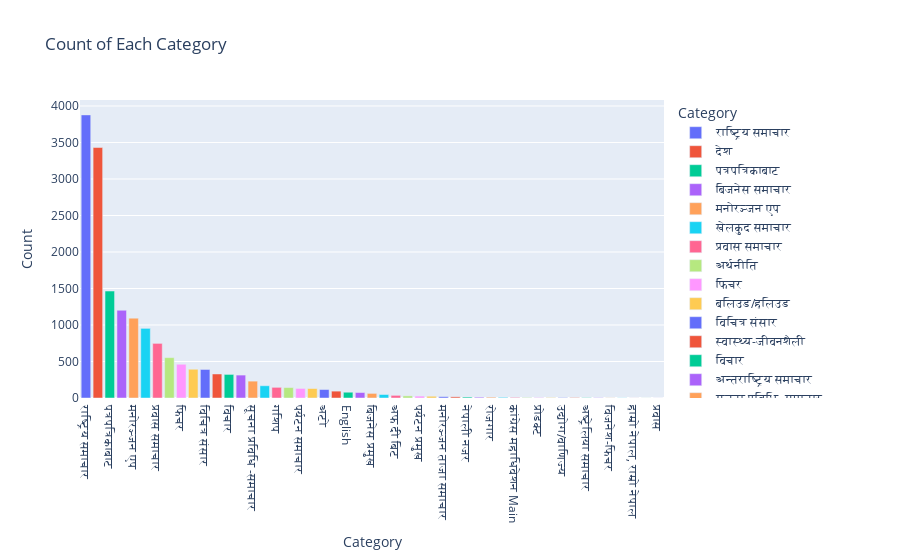

The code cell stored with this chart in its notebook:
### Markdown cell above
**Visaulize total category distribution:**

### Code cell
df_count = df['Category'].value_counts().reset_index()

df_count.columns = ['Category', 'Count']

# Now we can create a bar plot with Plotly
fig = px.bar(df_count, x='Category', y='Count', title='Count of Each Category',color='Category')

# Display the figure
fig.show()

### Figure 1 — Plotly figure (JSON) as saved in the notebook; plotly's stock layout.template omitted (floating-point values rounded to 4 significant figures)
{"data": [{"alignmentgroup": "True", "hovertemplate": "Category=%{x}<br>Count=%{y}<extra></extra>", "legendgroup": "राष्ट्रिय समाचार", "marker": {"color": "#636efa", "pattern": {"shape": ""}}, "name": "राष्ट्रिय समाचार", "offsetgroup": "राष्ट्रिय समाचार", "orientation": "v", "showlegend": true, "textposition": "auto", "type": "bar", "x": ["राष्ट्रिय समाचार"], "xaxis": "x", "y": [3878], "yaxis": "y"}, {"alignmentgroup": "True", "hovertemplate": "Category=%{x}<br>Count=%{y}<extra></extra>", "legendgroup": "देश", "marker": {"color": "#EF553B", "pattern": {"shape": ""}}, "name": "देश", "offsetgroup": "देश", "orientation": "v", "showlegend": true, "textposition": "auto", "type": "bar", "x": ["देश"], "xaxis": "x", "y": [3431], "yaxis": "y"}, {"alignmentgroup": "True", "hovertemplate": "Category=%{x}<br>Count=%{y}<extra></extra>", "legendgroup": "पत्रपत्रिकाबाट", "marker": {"color": "#00cc96", "pattern": {"shape": ""}}, "name": "पत्रपत्रिकाबाट", "offsetgroup": "पत्रपत्रिकाबाट", "orientation": "v", "showlegend": true, "textposition": "auto", "type": "bar", "x": ["पत्रपत्रिकाबाट"], "xaxis": "x", "y": [1465], "yaxis": "y"}, {"alignmentgroup": "True", "hovertemplate": "Category=%{x}<br>Count=%{y}<extra></extra>", "legendgroup": "बिजनेस समाचार", "marker": {"color": "#ab63fa", "pattern": {"shape": ""}}, "name": "बिजनेस समाचार", "offsetgroup": "बिजनेस समाचार", "orientation": "v", "showlegend": true, "textposition": "auto", "type": "bar", "x": ["बिजनेस समाचार"], "xaxis": "x", "y": [1202], "yaxis": "y"}, {"alignmentgroup": "True", "hovertemplate": "Category=%{x}<br>Count=%{y}<extra></extra>", "legendgroup": "मनोरञ्जन एप", "marker": {"color": "#FFA15A", "pattern": {"shape": ""}}, "name": "मनोरञ्जन एप", "offsetgroup": "मनोरञ्जन एप", "orientation": "v", "showlegend": true, "textposition": "auto", "type": "bar", "x": ["मनोरञ्जन एप"], "xaxis": "x", "y": [1093], "yaxis": "y"}, {"alignmentgroup": "True", "hovertemplate": "Category=%{x}<br>Count=%{y}<extra></extra>", "legendgroup": "खेलकुद समाचार", "marker": {"color": "#19d3f3", "pattern": {"shape": ""}}, "name": "खेलकुद समाचार", "offsetgroup": "खेलकुद समाचार", "orientation": "v", "showlegend": true, "textposition": "auto", "type": "bar", "x": ["खेलकुद समाचार"], "xaxis": "x", "y": [954], "yaxis": "y"}, {"alignmentgroup": "True", "hovertemplate": "Category=%{x}<br>Count=%{y}<extra></extra>", "legendgroup": "प्रवास समाचार", "marker": {"color": "#FF6692", "pattern": {"shape": ""}}, "name": "प्रवास समाचार", "offsetgroup": "प्रवास समाचार", "orientation": "v", "showlegend": true, "textposition": "auto", "type": "bar", "x": ["प्रवास समाचार"], "xaxis": "x", "y": [748], "yaxis": "y"}, {"alignmentgroup": "True", "hovertemplate": "Category=%{x}<br>Count=%{y}<extra></extra>", "legendgroup": "अर्थनीति", "marker": {"color": "#B6E880", "pattern": {"shape": ""}}, "name": "अर्थनीति", "offsetgroup": "अर्थनीति", "orientation": "v", "showlegend": true, "textposition": "auto", "type": "bar", "x": ["अर्थनीति"], "xaxis": "x", "y": [553], "yaxis": "y"}, {"alignmentgroup": "True", "hovertemplate": "Category=%{x}<br>Count=%{y}<extra></extra>", "legendgroup": "फिचर", "marker": {"color": "#FF97FF", "pattern": {"shape": ""}}, "name": "फिचर", "offsetgroup": "फिचर", "orientation": "v", "showlegend": true, "textposition": "auto", "type": "bar", "x": ["फिचर"], "xaxis": "x", "y": [462], "yaxis": "y"}, {"alignmentgroup": "True", "hovertemplate": "Category=%{x}<br>Count=%{y}<extra></extra>", "legendgroup": "बलिउड/हलिउड", "marker": {"color": "#FECB52", "pattern": {"shape": ""}}, "name": "बलिउड/हलिउड", "offsetgroup": "बलिउड/हलिउड", "orientation": "v", "showlegend": true, "textposition": "auto", "type": "bar", "x": ["बलिउड/हलिउड"], "xaxis": "x", "y": [394], "yaxis": "y"}, {"alignmentgroup": "True", "hovertemplate": "Category=%{x}<br>Count=%{y}<extra></extra>", "legendgroup": "विचित्र संसार", "marker": {"color": "#636efa", "pattern": {"shape": ""}}, "name": "विचित्र संसार", "offsetgroup": "विचित्र संसार", "orientation": "v", "showlegend": true, "textposition": "auto", "type": "bar", "x": ["विचित्र संसार"], "xaxis": "x", "y": [391], "yaxis": "y"}, {"alignmentgroup": "True", "hovertemplate": "Category=%{x}<br>Count=%{y}<extra></extra>", "legendgroup": "स्वास्थ्य-जीवनशैली", "marker": {"color": "#EF553B", "pattern": {"shape": ""}}, "name": "स्वास्थ्य-जीवनशैली", "offsetgroup": "स्वास्थ्य-जीवनशैली", "orientation": "v", "showlegend": true, "textposition": "auto", "type": "bar", "x": ["स्वास्थ्य-जीवनशैली"], "xaxis": "x", "y": [329], "yaxis": "y"}, {"alignmentgroup": "True", "hovertemplate": "Category=%{x}<br>Count=%{y}<extra></extra>", "legendgroup": "विचार", "marker": {"color": "#00cc96", "pattern": {"shape": ""}}, "name": "विचार", "offsetgroup": "विचार", "orientation": "v", "showlegend": true, "textposition": "auto", "type": "bar", "x": ["विचार"], "xaxis": "x", "y": [323], "yaxis": "y"}, {"alignmentgroup": "True", "hovertemplate": "Category=%{x}<br>Count=%{y}<extra></extra>", "legendgroup": "अन्तराष्ट्रिय समाचार", "marker": {"color": "#ab63fa", "pattern": {"shape": ""}}, "name": "अन्तराष्ट्रिय समाचार", "offsetgroup": "अन्तराष्ट्रिय समाचार", "orientation": "v", "showlegend": true, "textposition": "auto", "type": "bar", "x": ["अन्तराष्ट्रिय समाचार"], "xaxis": "x", "y": [314], "yaxis": "y"}, {"alignmentgroup": "True", "hovertemplate": "Category=%{x}<br>Count=%{y}<extra></extra>", "legendgroup": "सूचना प्रविधि -समाचार", "marker": {"color": "#FFA15A", "pattern": {"shape": ""}}, "name": "सूचना प्रविधि -समाचार", "offsetgroup": "सूचना प्रविधि -समाचार", "orientation": "v", "showlegend": true, "textposition": "auto", "type": "bar", "x": ["सूचना प्रविधि -समाचार"], "xaxis": "x", "y": [231], "yaxis": "y"}, {"alignmentgroup": "True", "hovertemplate": "Category=%{x}<br>Count=%{y}<extra></extra>", "legendgroup": "साहित्य", "marker": {"color": "#19d3f3", "pattern": {"shape": ""}}, "name": "साहित्य", "offsetgroup": "साहित्य", "orientation": "v", "showlegend": true, "textposition": "auto", "type": "bar", "x": ["साहित्य"], "xaxis": "x", "y": [168], "yaxis": "y"}, {"alignmentgroup": "True", "hovertemplate": "Category=%{x}<br>Count=%{y}<extra></extra>", "legendgroup": "गशिप", "marker": {"color": "#FF6692", "pattern": {"shape": ""}}, "name": "गशिप", "offsetgroup": "गशिप", "orientation": "v", "showlegend": true, "textposition": "auto", "type": "bar", "x": ["गशिप"], "xaxis": "x", "y": [146], "yaxis": "y"}, {"alignmentgroup": "True", "hovertemplate": "Category=%{x}<br>Count=%{y}<extra></extra>", "legendgroup": "तस्वीर संग्रह", "marker": {"color": "#B6E880", "pattern": {"shape": ""}}, "name": "तस्वीर संग्रह", "offsetgroup": "तस्वीर संग्रह", "orientation": "v", "showlegend": true, "textposition": "auto", "type": "bar", "x": ["तस्वीर संग्रह"], "xaxis": "x", "y": [143], "yaxis": "y"}, {"alignmentgroup": "True", "hovertemplate": "Category=%{x}<br>Count=%{y}<extra></extra>", "legendgroup": "पर्यटन समाचार", "marker": {"color": "#FF97FF", "pattern": {"shape": ""}}, "name": "पर्यटन समाचार", "offsetgroup": "पर्यटन समाचार", "orientation": "v", "showlegend": true, "textposition": "auto", "type": "bar", "x": ["पर्यटन समाचार"], "xaxis": "x", "y": [131], "yaxis": "y"}, {"alignmentgroup": "True", "hovertemplate": "Category=%{x}<br>Count=%{y}<extra></extra>", "legendgroup": "समाचार", "marker": {"color": "#FECB52", "pattern": {"shape": ""}}, "name": "समाचार", "offsetgroup": "समाचार", "orientation": "v", "showlegend": true, "textposition": "auto", "type": "bar", "x": ["समाचार"], "xaxis": "x", "y": [130], "yaxis": "y"}, {"alignmentgroup": "True", "hovertemplate": "Category=%{x}<br>Count=%{y}<extra></extra>", "legendgroup": "अटो", "marker": {"color": "#636efa", "pattern": {"shape": ""}}, "name": "अटो", "offsetgroup": "अटो", "orientation": "v", "showlegend": true, "textposition": "auto", "type": "bar", "x": ["अटो"], "xaxis": "x", "y": [116], "yaxis": "y"}, {"alignmentgroup": "True", "hovertemplate": "Category=%{x}<br>Count=%{y}<extra></extra>", "legendgroup": "अन्तर्वार्ता", "marker": {"color": "#EF553B", "pattern": {"shape": ""}}, "name": "अन्तर्वार्ता", "offsetgroup": "अन्तर्वार्ता", "orientation": "v", "showlegend": true, "textposition": "auto", "type": "bar", "x": ["अन्तर्वार्ता"], "xaxis": "x", "y": [94], "yaxis": "y"}, {"alignmentgroup": "True", "hovertemplate": "Category=%{x}<br>Count=%{y}<extra></extra>", "legendgroup": "English", "marker": {"color": "#00cc96", "pattern": {"shape": ""}}, "name": "English", "offsetgroup": "English", "orientation": "v", "showlegend": true, "textposition": "auto", "type": "bar", "x": ["English"], "xaxis": "x", "y": [79], "yaxis": "y"}, {"alignmentgroup": "True", "hovertemplate": "Category=%{x}<br>Count=%{y}<extra></extra>", "legendgroup": "ब्लोअप", "marker": {"color": "#ab63fa", "pattern": {"shape": ""}}, "name": "ब्लोअप", "offsetgroup": "ब्लोअप", "orientation": "v", "showlegend": true, "textposition": "auto", "type": "bar", "x": ["ब्लोअप"], "xaxis": "x", "y": [75], "yaxis": "y"}, {"alignmentgroup": "True", "hovertemplate": "Category=%{x}<br>Count=%{y}<extra></extra>", "legendgroup": "बिजनेस प्रमुख", "marker": {"color": "#FFA15A", "pattern": {"shape": ""}}, "name": "बिजनेस प्रमुख", "offsetgroup": "बिजनेस प्रमुख", "orientation": "v", "showlegend": true, "textposition": "auto", "type": "bar", "x": ["बिजनेस प्रमुख"], "xaxis": "x", "y": [63], "yaxis": "y"}, {"alignmentgroup": "True", "hovertemplate": "Category=%{x}<br>Count=%{y}<extra></extra>", "legendgroup": "नेपाली कांग्रेसको १३ औं महाधिवेशन", "marker": {"color": "#19d3f3", "pattern": {"shape": ""}}, "name": "नेपाली कांग्रेसको १३ औं महाधिवेशन", "offsetgroup": "नेपाली कांग्रेसको १३ औं महाधिवेशन", "orientation": "v", "showlegend": true, "textposition": "auto", "type": "bar", "x": ["नेपाली कांग्रेसको १३ औं महाधिवेशन"], "xaxis": "x", "y": [48], "yaxis": "y"}, {"alignmentgroup": "True", "hovertemplate": "Category=%{x}<br>Count=%{y}<extra></extra>", "legendgroup": "अफ दी बिट", "marker": {"color": "#FF6692", "pattern": {"shape": ""}}, "name": "अफ दी बिट", "offsetgroup": "अफ दी बिट", "orientation": "v", "showlegend": true, "textposition": "auto", "type": "bar", "x": ["अफ दी बिट"], "xaxis": "x", "y": [36], "yaxis": "y"}, {"alignmentgroup": "True", "hovertemplate": "Category=%{x}<br>Count=%{y}<extra></extra>", "legendgroup": "प्लयेर्स टु वाच", "marker": {"color": "#B6E880", "pattern": {"shape": ""}}, "name": "प्लयेर्स टु वाच", "offsetgroup": "प्लयेर्स टु वाच", "orientation": "v", "showlegend": true, "textposition": "auto", "type": "bar", "x": ["प्लयेर्स टु वाच"], "xaxis": "x", "y": [29], "yaxis": "y"}, {"alignmentgroup": "True", "hovertemplate": "Category=%{x}<br>Count=%{y}<extra></extra>", "legendgroup": "पर्यटन प्रमुख", "marker": {"color": "#FF97FF", "pattern": {"shape": ""}}, "name": "पर्यटन प्रमुख", "offsetgroup": "पर्यटन प्रमुख", "orientation": "v", "showlegend": true, "textposition": "auto", "type": "bar", "x": ["पर्यटन प्रमुख"], "xaxis": "x", "y": [26], "yaxis": "y"}, {"alignmentgroup": "True", "hovertemplate": "Category=%{x}<br>Count=%{y}<extra></extra>", "legendgroup": "उर्जा", "marker": {"color": "#FECB52", "pattern": {"shape": ""}}, "name": "उर्जा", "offsetgroup": "उर्जा", "orientation": "v", "showlegend": true, "textposition": "auto", "type": "bar", "x": ["उर्जा"], "xaxis": "x", "y": [24], "yaxis": "y"}, {"alignmentgroup": "True", "hovertemplate": "Category=%{x}<br>Count=%{y}<extra></extra>", "legendgroup": "मनोरञ्जन ताजा समाचार", "marker": {"color": "#636efa", "pattern": {"shape": ""}}, "name": "मनोरञ्जन ताजा समाचार", "offsetgroup": "मनोरञ्जन ताजा समाचार", "orientation": "v", "showlegend": true, "textposition": "auto", "type": "bar", "x": ["मनोरञ्जन ताजा समाचार"], "xaxis": "x", "y": [18], "yaxis": "y"}, {"alignmentgroup": "True", "hovertemplate": "Category=%{x}<br>Count=%{y}<extra></extra>", "legendgroup": "मनोरन्जन समाचार होम", "marker": {"color": "#EF553B", "pattern": {"shape": ""}}, "name": "मनोरन्जन समाचार होम", "offsetgroup": "मनोरन्जन समाचार होम", "orientation": "v", "showlegend": true, "textposition": "auto", "type": "bar", "x": ["मनोरन्जन समाचार होम"], "xaxis": "x", "y": [16], "yaxis": "y"}, {"alignmentgroup": "True", "hovertemplate": "Category=%{x}<br>Count=%{y}<extra></extra>", "legendgroup": "नेपाली नजर", "marker": {"color": "#00cc96", "pattern": {"shape": ""}}, "name": "नेपाली नजर", "offsetgroup": "नेपाली नजर", "orientation": "v", "showlegend": true, "textposition": "auto", "type": "bar", "x": ["नेपाली नजर"], "xaxis": "x", "y": [13], "yaxis": "y"}, {"alignmentgroup": "True", "hovertemplate": "Category=%{x}<br>Count=%{y}<extra></extra>", "legendgroup": "प्रवास प्रमुख", "marker": {"color": "#ab63fa", "pattern": {"shape": ""}}, "name": "प्रवास प्रमुख", "offsetgroup": "प्रवास प्रमुख", "orientation": "v", "showlegend": true, "textposition": "auto", "type": "bar", "x": ["प्रवास प्रमुख"], "xaxis": "x", "y": [11], "yaxis": "y"}, {"alignmentgroup": "True", "hovertemplate": "Category=%{x}<br>Count=%{y}<extra></extra>", "legendgroup": "रोजगार", "marker": {"color": "#FFA15A", "pattern": {"shape": ""}}, "name": "रोजगार", "offsetgroup": "रोजगार", "orientation": "v", "showlegend": true, "textposition": "auto", "type": "bar", "x": ["रोजगार"], "xaxis": "x", "y": [11], "yaxis": "y"}, {"alignmentgroup": "True", "hovertemplate": "Category=%{x}<br>Count=%{y}<extra></extra>", "legendgroup": "अर्थ-वार्ता", "marker": {"color": "#19d3f3", "pattern": {"shape": ""}}, "name": "अर्थ-वार्ता", "offsetgroup": "अर्थ-वार्ता", "orientation": "v", "showlegend": true, "textposition": "auto", "type": "bar", "x": ["अर्थ-वार्ता"], "xaxis": "x", "y": [9], "yaxis": "y"}, {"alignmentgroup": "True", "hovertemplate": "Category=%{x}<br>Count=%{y}<extra></extra>", "legendgroup": "कांग्रेस महाधिवेशन Main", "marker": {"color": "#FF6692", "pattern": {"shape": ""}}, "name": "कांग्रेस महाधिवेशन Main", "offsetgroup": "कांग्रेस महाधिवेशन Main", "orientation": "v", "showlegend": true, "textposition": "auto", "type": "bar", "x": ["कांग्रेस महाधिवेशन Main"], "xaxis": "x", "y": [8], "yaxis": "y"}, {"alignmentgroup": "True", "hovertemplate": "Category=%{x}<br>Count=%{y}<extra></extra>", "legendgroup": "विजनेश होम हाइलाइट", "marker": {"color": "#B6E880", "pattern": {"shape": ""}}, "name": "विजनेश होम हाइलाइट", "offsetgroup": "विजनेश होम हाइलाइट", "orientation": "v", "showlegend": true, "textposition": "auto", "type": "bar", "x": ["विजनेश होम हाइलाइट"], "xaxis": "x", "y": [6], "yaxis": "y"}, {"alignmentgroup": "True", "hovertemplate": "Category=%{x}<br>Count=%{y}<extra></extra>", "legendgroup": "प्रोडक्ट", "marker": {"color": "#FF97FF", "pattern": {"shape": ""}}, "name": "प्रोडक्ट", "offsetgroup": "प्रोडक्ट", "orientation": "v", "showlegend": true, "textposition": "auto", "type": "bar", "x": ["प्रोडक्ट"], "xaxis": "x", "y": [6], "yaxis": "y"}, {"alignmentgroup": "True", "hovertemplate": "Category=%{x}<br>Count=%{y}<extra></extra>", "legendgroup": "पर्यटन", "marker": {"color": "#FECB52", "pattern": {"shape": ""}}, "name": "पर्यटन", "offsetgroup": "पर्यटन", "orientation": "v", "showlegend": true, "textposition": "auto", "type": "bar", "x": ["पर्यटन"], "xaxis": "x", "y": [5], "yaxis": "y"}, {"alignmentgroup": "True", "hovertemplate": "Category=%{x}<br>Count=%{y}<extra></extra>", "legendgroup": "उद्योग/वाणिज्य", "marker": {"color": "#636efa", "pattern": {"shape": ""}}, "name": "उद्योग/वाणिज्य", "offsetgroup": "उद्योग/वाणिज्य", "orientation": "v", "showlegend": true, "textposition": "auto", "type": "bar", "x": ["उद्योग/वाणिज्य"], "xaxis": "x", "y": [5], "yaxis": "y"}, {"alignmentgroup": "True", "hovertemplate": "Category=%{x}<br>Count=%{y}<extra></extra>", "legendgroup": "जनमत", "marker": {"color": "#EF553B", "pattern": {"shape": ""}}, "name": "जनमत", "offsetgroup": "जनमत", "orientation": "v", "showlegend": true, "textposition": "auto", "type": "bar", "x": ["जनमत"], "xaxis": "x", "y": [5], "yaxis": "y"}, {"alignmentgroup": "True", "hovertemplate": "Category=%{x}<br>Count=%{y}<extra></extra>", "legendgroup": "अष्ट्रेलिया समाचार", "marker": {"color": "#00cc96", "pattern": {"shape": ""}}, "name": "अष्ट्रेलिया समाचार", "offsetgroup": "अष्ट्रेलिया समाचार", "orientation": "v", "showlegend": true, "textposition": "auto", "type": "bar", "x": ["अष्ट्रेलिया समाचार"], "xaxis": "x", "y": [4], "yaxis": "y"}, {"alignmentgroup": "True", "hovertemplate": "Category=%{x}<br>Count=%{y}<extra></extra>", "legendgroup": "बैंक-वित्त प्रमुख", "marker": {"color": "#ab63fa", "pattern": {"shape": ""}}, "name": "बैंक-वित्त प्रमुख", "offsetgroup": "बैंक-वित्त प्रमुख", "orientation": "v", "showlegend": true, "textposition": "auto", "type": "bar", "x": ["बैंक-वित्त प्रमुख"], "xaxis": "x", "y": [4], "yaxis": "y"}, {"alignmentgroup": "True", "hovertemplate": "Category=%{x}<br>Count=%{y}<extra></extra>", "legendgroup": "विजनेश-फिचर", "marker": {"color": "#FFA15A", "pattern": {"shape": ""}}, "name": "विजनेश-फिचर", "offsetgroup": "विजनेश-फिचर", "orientation": "v", "showlegend": true, "textposition": "auto", "type": "bar", "x": ["विजनेश-फिचर"], "xaxis": "x", "y": [2], "yaxis": "y"}, {"alignmentgroup": "True", "hovertemplate": "Category=%{x}<br>Count=%{y}<extra></extra>", "legendgroup": "फ्रेस फेस", "marker": {"color": "#19d3f3", "pattern": {"shape": ""}}, "name": "फ्रेस फेस", "offsetgroup": "फ्रेस फेस", "orientation": "v", "showlegend": true, "textposition": "auto", "type": "bar", "x": ["फ्रेस फेस"], "xaxis": "x", "y": [2], "yaxis": "y"}, {"alignmentgroup": "True", "hovertemplate": "Category=%{x}<br>Count=%{y}<extra></extra>", "legendgroup": "हाम्रो नेपाल, राम्रो नेपाल", "marker": {"color": "#FF6692", "pattern": {"shape": ""}}, "name": "हाम्रो नेपाल, राम्रो नेपाल", "offsetgroup": "हाम्रो नेपाल, राम्रो नेपाल", "orientation": "v", "showlegend": true, "textposition": "auto", "type": "bar", "x": ["हाम्रो नेपाल, राम्रो नेपाल"], "xaxis": "x", "y": [1], "yaxis": "y"}, {"alignmentgroup": "True", "hovertemplate": "Category=%{x}<br>Count=%{y}<extra></extra>", "legendgroup": "बैंक-वित्त समाचार", "marker": {"color": "#B6E880", "pattern": {"shape": ""}}, "name": "बैंक-वित्त समाचार", "offsetgroup": "बैंक-वित्त समाचार", "orientation": "v", "showlegend": true, "textposition": "auto", "type": "bar", "x": ["बैंक-वित्त समाचार"], "xaxis": "x", "y": [1], "yaxis": "y"}, {"alignmentgroup": "True", "hovertemplate": "Category=%{x}<br>Count=%{y}<extra></extra>", "legendgroup": "प्रवास", "marker": {"color": "#FF97FF", "pattern": {"shape": ""}}, "name": "प्रवास", "offsetgroup": "प्रवास", "orientation": "v", "showlegend": true, "textposition": "auto", "type": "bar", "x": ["प्रवास"], "xaxis": "x", "y": [1], "yaxis": "y"}], "layout": {"barmode": "relative", "legend": {"title": {"text": "Category"}, "tracegroupgap": 0}, "title": {"text": "Count of Each Category"}, "xaxis": {"anchor": "y", "categoryarray": ["राष्ट्रिय समाचार", "देश", "पत्रपत्रिकाबाट", "बिजनेस समाचार", "मनोरञ्जन एप", "खेलकुद समाचार", "प्रवास समाचार", "अर्थनीति", "फिचर", "बलिउड/हलिउड", "विचित्र संसार", "स्वास्थ्य-जीवनशैली", "विचार", "अन्तराष्ट्रिय समाचार", "सूचना प्रविधि -समाचार", "साहित्य", "गशिप", "तस्वीर संग्रह", "पर्यटन समाचार", "समाचार", "अटो", "अन्तर्वार्ता", "English", "ब्लोअप", "बिजनेस प्रमुख", "नेपाली कांग्रेसको १३ औं महाधिवेशन", "अफ दी बिट", "प्लयेर्स टु वाच", "पर्यटन प्रमुख", "उर्जा", "मनोरञ्जन ताजा समाचार", "मनोरन्जन समाचार होम", "नेपाली नजर", "प्रवास प्रमुख", "रोजगार", "अर्थ-वार्ता", "कांग्रेस महाधिवेशन Main", "विजनेश होम हाइलाइट", "प्रोडक्ट", "पर्यटन", "उद्योग/वाणिज्य", "जनमत", "अष्ट्रेलिया समाचार", "बैंक-वित्त प्रमुख", "विजनेश-फिचर", "फ्रेस फेस", "हाम्रो नेपाल, राम्रो नेपाल", "बैंक-वित्त समाचार", "प्रवास"], "categoryorder": "array", "domain": [0, 1], "title": {"text": "Category"}}, "yaxis": {"anchor": "x", "domain": [0, 1], "title": {"text": "Count"}}}}
